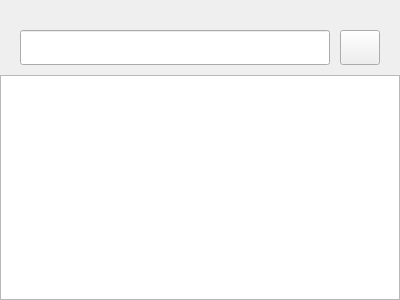
<?xml version="1.0" encoding="UTF-8"?>
<ui version="4.0">
 <class>FriendListWidget</class>
 <widget class="QWidget" name="FriendListWidget">
  <property name="geometry">
   <rect>
    <x>0</x>
    <y>0</y>
    <width>400</width>
    <height>300</height>
   </rect>
  </property>
  <property name="windowTitle">
   <string>Form</string>
  </property>
  <layout class="QVBoxLayout" name="verticalLayout">
   <property name="spacing">
    <number>0</number>
   </property>
   <property name="leftMargin">
    <number>0</number>
   </property>
   <property name="topMargin">
    <number>0</number>
   </property>
   <property name="rightMargin">
    <number>0</number>
   </property>
   <property name="bottomMargin">
    <number>0</number>
   </property>
   <item>
    <widget class="QWidget" name="searchWidget" native="true">
     <property name="minimumSize">
      <size>
       <width>0</width>
       <height>0</height>
      </size>
     </property>
     <property name="mouseTracking">
      <bool>true</bool>
     </property>
     <property name="styleSheet">
      <string notr="true"/>
     </property>
     <layout class="QGridLayout" name="gridLayout">
      <property name="leftMargin">
       <number>0</number>
      </property>
      <property name="topMargin">
       <number>0</number>
      </property>
      <property name="rightMargin">
       <number>0</number>
      </property>
      <property name="bottomMargin">
       <number>0</number>
      </property>
      <property name="spacing">
       <number>0</number>
      </property>
      <item row="0" column="1">
       <spacer name="verticalSpacer">
        <property name="orientation">
         <enum>Qt::Orientation::Vertical</enum>
        </property>
        <property name="sizeType">
         <enum>QSizePolicy::Policy::Fixed</enum>
        </property>
        <property name="sizeHint" stdset="0">
         <size>
          <width>20</width>
          <height>30</height>
         </size>
        </property>
       </spacer>
      </item>
      <item row="2" column="1">
       <spacer name="verticalSpacer_2">
        <property name="orientation">
         <enum>Qt::Orientation::Vertical</enum>
        </property>
        <property name="sizeType">
         <enum>QSizePolicy::Policy::Fixed</enum>
        </property>
        <property name="sizeHint" stdset="0">
         <size>
          <width>20</width>
          <height>10</height>
         </size>
        </property>
       </spacer>
      </item>
      <item row="1" column="4">
       <spacer name="horizontalSpacer_2">
        <property name="orientation">
         <enum>Qt::Orientation::Horizontal</enum>
        </property>
        <property name="sizeType">
         <enum>QSizePolicy::Policy::Fixed</enum>
        </property>
        <property name="sizeHint" stdset="0">
         <size>
          <width>20</width>
          <height>20</height>
         </size>
        </property>
       </spacer>
      </item>
      <item row="1" column="3">
       <widget class="QPushButton" name="pushButton">
        <property name="minimumSize">
         <size>
          <width>35</width>
          <height>35</height>
         </size>
        </property>
        <property name="text">
         <string/>
        </property>
        <property name="icon">
         <iconset resource="../qrc.qrc">
          <normaloff>:/res/img/User_black.png</normaloff>:/res/img/User_black.png</iconset>
        </property>
       </widget>
      </item>
      <item row="1" column="1">
       <widget class="QLineEdit" name="searchLineEdit">
        <property name="minimumSize">
         <size>
          <width>0</width>
          <height>35</height>
         </size>
        </property>
        <property name="mouseTracking">
         <bool>false</bool>
        </property>
       </widget>
      </item>
      <item row="1" column="0">
       <spacer name="horizontalSpacer">
        <property name="orientation">
         <enum>Qt::Orientation::Horizontal</enum>
        </property>
        <property name="sizeType">
         <enum>QSizePolicy::Policy::Fixed</enum>
        </property>
        <property name="sizeHint" stdset="0">
         <size>
          <width>20</width>
          <height>20</height>
         </size>
        </property>
       </spacer>
      </item>
      <item row="1" column="2">
       <spacer name="horizontalSpacer_3">
        <property name="orientation">
         <enum>Qt::Orientation::Horizontal</enum>
        </property>
        <property name="sizeType">
         <enum>QSizePolicy::Policy::Fixed</enum>
        </property>
        <property name="sizeHint" stdset="0">
         <size>
          <width>10</width>
          <height>20</height>
         </size>
        </property>
       </spacer>
      </item>
     </layout>
    </widget>
   </item>
   <item>
    <widget class="QListWidget" name="listWidget">
     <property name="mouseTracking">
      <bool>false</bool>
     </property>
    </widget>
   </item>
  </layout>
 </widget>
 <resources>
  <include location="../qrc.qrc"/>
 </resources>
 <connections/>
</ui>
